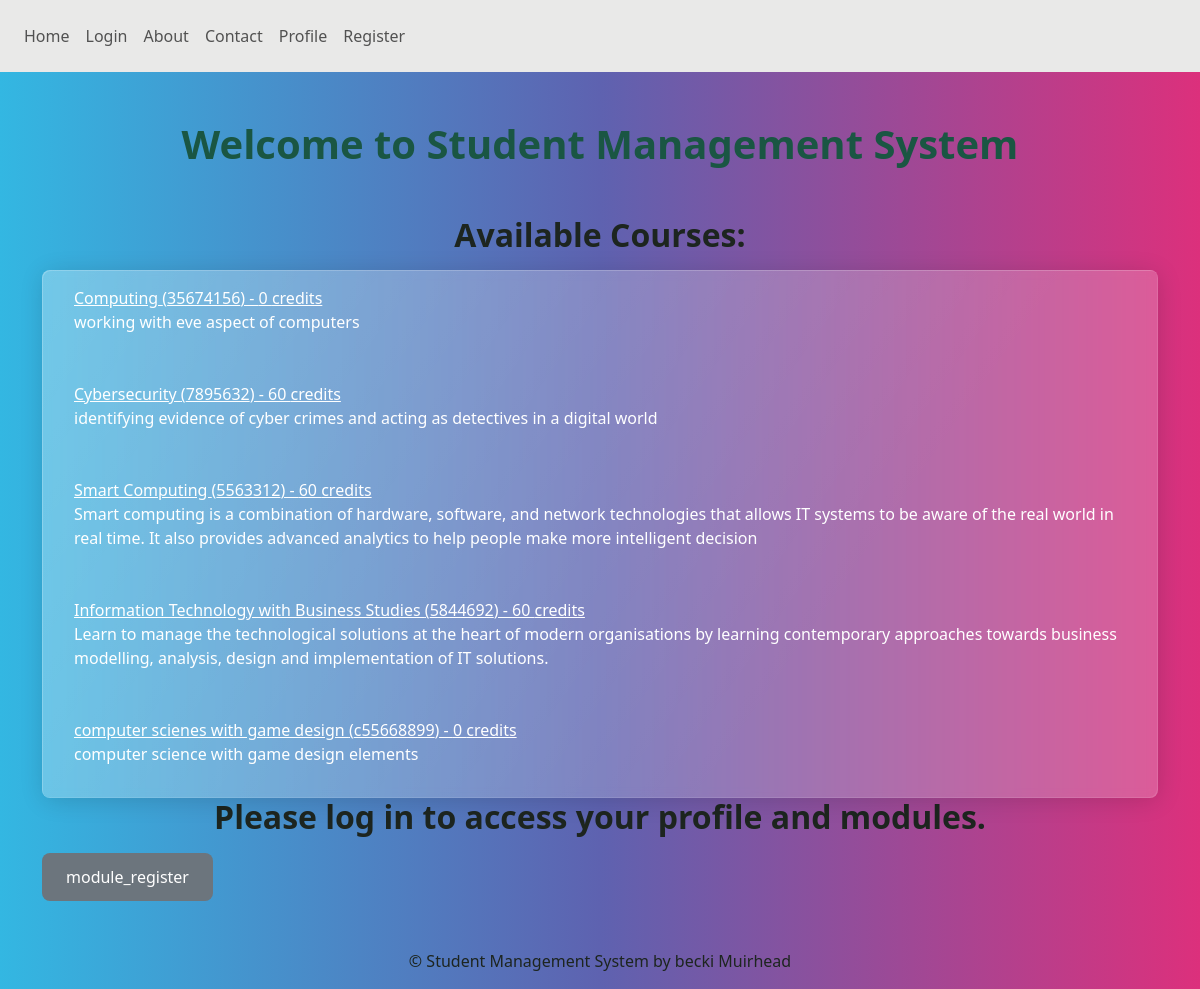
The app's page /students/home/ with its own data.
### students/models.py (models this page shows, shortened)
class Course(models.Model):
    course_code = models.CharField(max_length=10, null=True, blank=True)
    name = models.CharField(max_length=200)
    description = models.TextField()
    credits = models.IntegerField(default=0)

### students/views.py (the view)
# urls.py: 2. Add a URL to urlpatterns:  path('', views.home, name='home')
def home(request):
    if request.user.is_authenticated:
        try:
            student = request.user.student
            modules = Module.objects.filter(registration__student=student)
            courses = Course.objects.all()
            paginator = Paginator(courses, 5)  # Show 5 courses per page
            page_number = request.GET.get('page')
            page_obj = paginator.get_page(page_number)
            return render(request, 'students/home.html', {
                'modules': modules,
                'courses': page_obj,
                'student': student,
                'page_obj': page_obj,  # Pass page_obj to the template
            })
        except Student.DoesNotExist:
            paginator = Paginator(Course.objects.all(), 5)
            page_number = request.GET.get('page')
            page_obj = paginator.get_page(page_number)
            return render(request, 'students/home.html', {
                'courses': page_obj,
                'message': "You are logged in, but you don't have a student profile.",
                'page_obj': page_obj,
            })
    else:
        paginator = Paginator(Course.objects.all(), 5)
        page_number = request.GET.get('page')
        page_obj = paginator.get_page(page_number)
        return render(request, 'students/home.html', {
            'courses': page_obj,
            'page_obj': page_obj,
        })

### students/templates/students/home.html (shortened to what this page needs)
{% extends 'base.html' %}
{% block content %}
    <h2 class="text-center"'text-dark'>Available Courses:</h2>
    {% if courses %}
        <ul class="list-group">
            {% for course in courses %}
                <li class="list-group-item">
                    <a href="{% url 'students:course_detail' course.id %}">
                        {{ course.name }} ({{ course.course_code }}) - {{ course.credits }} credits
                    </a>
                    <p>{{ course.description }}</p>
                </li>
            {% endfor %}
        </ul>
    {% else %}
        <p class="text-center.text-dark">No courses available at the moment.</p>
    {% endif %}
    {% if user.is_authenticated %}
        <h2 class="text-center .text-dark">Here are your modules:</h2>
        {% if modules %}
            <ul class="list-group">
                {% for module in modules %}
                    <li class="list-group-item">{{ module.name }} ({{ module.credits }} credits)</li>
                {% endfor %}
            </ul>
        {% else %}
            <p>You are not registered in any modules yet.</p>
        {% endif %}
    {% else %}
        <h2 class="text-center">Please log in to access your profile and modules.</h2>
    {% endif %}
    <a href="{% url 'students:module_register' %}" class="btn btn-secondary">module_register</a>
{% endblock %}

### students/static/css/styles.css (style rules this page uses)
body { color: #28a745; }
.btn-secondary { background-color: #6c757d; border-color: #6c757d; }
body { color: #1d251f; }

### records on screen
Course: name "Computing", course_code "35674156", credits "0", description "working with eve aspect of computers"
Course: name "Cybersecurity", course_code "7895632", credits "60", description "identifying evidence of cyber crimes and acting as detectives in a digital world"
Course: name "Smart Computing", course_code "5563312", credits "60", description "Smart computing is a combination of hardware, software, and network technologies that allows IT systems to be aware of the real world in real time. It also provides advanced analytics to help people make more intelligent decision"
Course: name "Information Technology with Business Studies", course_code "5844692", credits "60", description "Learn to manage the technological solutions at the heart of modern organisations by learning contemporary approaches towards business modelling, analysis, design and implementation of IT solutions."
Course: name "computer scienes with game design", course_code "c55668899", credits "0", description "computer science with game design elements"
